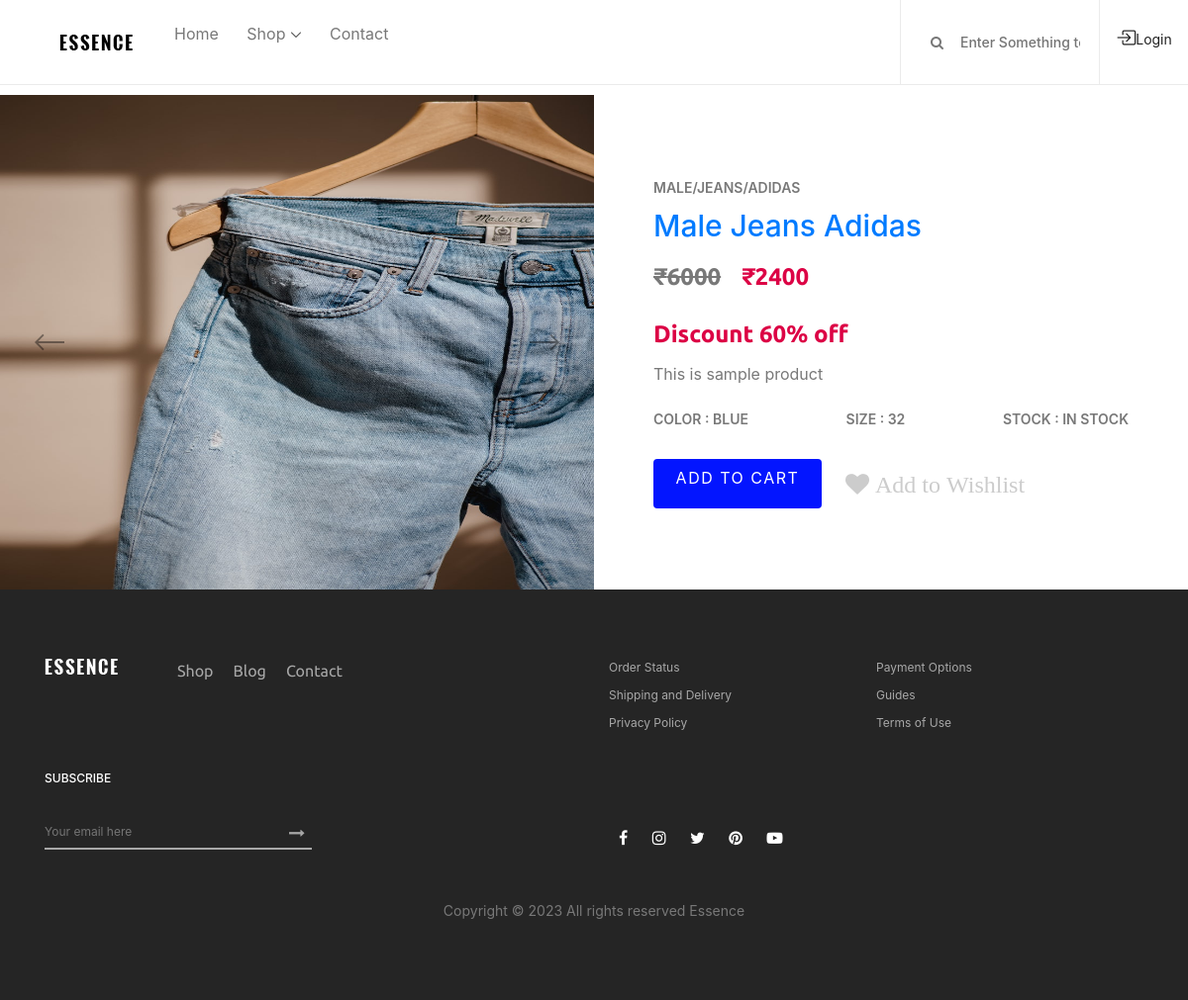
The page /single-product/2/ on the database its author committed.
### MainApp/models.py (models this page shows, shortened)
class Product(models.Model):
    id =models.AutoField(primary_key=True)
    name =models.CharField(max_length=50)
    maincategory =models.ForeignKey(Maincategory,on_delete=models.CASCADE)
    subcategory =models.ForeignKey(Subcategory,on_delete=models.CASCADE)
    brand =models.ForeignKey(Brand,on_delete=models.CASCADE)
    color =models.CharField(max_length=20)
    size =models.CharField(max_length=10)
    baseprice =models.IntegerField()
    discount =models.IntegerField()
    finalprice =models.IntegerField()
    stock =models.BooleanField(default=True)
    description =models.TextField(default="")
    pic1 =models.ImageField(upload_to="product",default="",blank=True,null=True)
    pic2 =models.ImageField(upload_to="product",default="",blank=True,null=True)
    pic3 =models.ImageField(upload_to="product",default="",blank=True,null=True)
    pic4 =models.ImageField(upload_to="product",default="",blank=True,null=True)

class Maincategory(models.Model):
    id =models.AutoField(primary_key=True)
    name =models.CharField(max_length=20,unique=True)
    def __str__(self):
        return self.name

class Subcategory(models.Model):
    id =models.AutoField(primary_key=True)
    name =models.CharField(max_length=20,unique=True)
    def __str__(self):
        return self.name

class Brand(models.Model):
    id =models.AutoField(primary_key=True)
    name =models.CharField(max_length=20,unique=True)
    pic =models.ImageField(upload_to="brand")
    def __str__(self):
        return self.name

### MainApp/views.py (the view)
# urls.py: path("single-product/<int:num>/",MainApp.singleproductPage),
def singleproductPage(Request, num):
    data = Product.objects.get(id=num)
    brand = Brand.objects.all()
    subcategory = Subcategory.objects.all()
    maincategory = Maincategory.objects.all()
    return render(Request, "single-product.html", {'data': data,'maincategory': maincategory, 'subcategory': subcategory, 'brand': brand})

### MainApp/templates/single-product.html (shortened to what this page needs)
{% extends 'index.html' %}
{% block body %}
    <section class="single_product_details_area d-flex align-items-center">
        <div class="single_product_thumb clearfix">
            <div class="product_thumbnail_slides owl-carousel">
                <img src="{{data.pic1.url}}" style="height:500px" alt="">
            </div>
        </div>
        <div class="single_product_desc clearfix">
            <span>{{data.maincategory}}/{{data.subcategory}}/{{data.brand}}</span>
            <a href="cart.html">
                <h2>{{data.name}}</h2>
            </a>
            <p class="product-price"><span class="old-price">&#8377;{{data.baseprice}}</span> &#8377;{{data.finalprice}}</p>
            <p class="product-price">Discount {{data.discount}}% off</p>
            <p class="product-desc">{{data.description}}</p>
            <p class="product-desc d-flex justify-content-between">
                <span>Color : {{data.color}}</span><span>Size : {{data.size}}</span>{% if data.stock %}<span>Stock : In Stock</span>{% else %}<span>Stock : Out Of Stock</span>{% endif %}
            </p>
            <form class="cart-form clearfix" method="post">
                <div class="cart-fav-box d-flex align-items-center">
                    {% if data.stock %}
                    <a type="submit" href="/add-to-cart/{{data.id}}" name="addtocart" value="5" class="btn essence-btn">Add to cart</a>
                    {% endif %}
                    <div class="product-favourite ml-4">
                        <a href="/add-to-wishlist/{{data.id}}" class="favme fa fa-heart"> Add to Wishlist</a>
                    </div>
                </div>
            </form>
        </div>
    </section>
    {% endblock %}

### MainApp/static/css/core-style.css (style rules this page uses)
* { margin: 0; padding: 0; }
body { font-family: "Poppins", sans-serif; font-size: 14px; background-color: #ffffff; margin-top: 85px; }
h1, h2, h3, h4, h5, h6 { color: #000000; line-height: 1.3; font-weight: 700; font-family: "Ubuntu", sans-serif; }
p { color: #787878; font-size: 14px; line-height: 2; font-weight: 400; }
a { -webkit-transition: all 500ms ease 0s; transition: all 500ms ease 0s; text-decoration: none; outline: 0 solid transparent; color: #fbf5f5; font-weight: 600; font-size: 12px; }
img { height: auto; max-width: 100%; }
.essence-btn { display: inline-block; min-width: 170px; height: 50px; color: #ffffff; border: none; border-radius: 0; padding: 0 40px; text-transform: uppercase; font-size: 12px; line-height: 50px; background-color: #0315ff; letter-spacing: 1.5px; font-weight: 600; }
.single_product_details_area { position: relative; z-index: 100; -ms-flex-wrap: wrap; flex-wrap: wrap; }
.single_product_details_area .single_product_thumb, .single_product_details_area .single_product_desc { -webkit-box-flex: 0; -ms-flex: 0 0 50%; flex: 0 0 50%; max-width: 50%; width: 50%; position: relative; z-index: 1; }
.single_product_details_area .product_thumbnail_slides { position: relative; z-index: 1; }
.single_product_details_area .single_product_desc { position: relative; z-index: 1; padding: 50px 5%; }
.single_product_details_area .single_product_desc span { font-size: 14px; text-transform: uppercase; font-weight: 600; color: #787878; margin-bottom: 10px; display: block; }
.single_product_details_area .single_product_desc a > h2 { font-size: 30px; display: block; margin-bottom: 10px; }
.single_product_details_area .single_product_desc .product-price { margin-bottom: 0; font-family: "Ubuntu", sans-serif; font-size: 24px; color: #dc0345; font-weight: 700; }
.single_product_details_area .single_product_desc .product-price span { display: inline-block; font-family: "Ubuntu", sans-serif; font-size: 24px; color: #787878; font-weight: 700; text-decoration: line-through; margin-right: 15px; }
.single_product_details_area .single_product_desc .product-desc { font-size: 16px; }
.single_product_details_area .single_product_desc .cart-fav-box .favme { cursor: pointer; color: #ccc; font-size: 24px; }

### rows shown on the page
Product: pic1 (picture), maincategory "MALE", subcategory "JEANS", brand "ADIDAS", name "Male Jeans Adidas", baseprice "6000", finalprice "2400", discount "60", description "This is sample product", color "BLUE", size "32"
